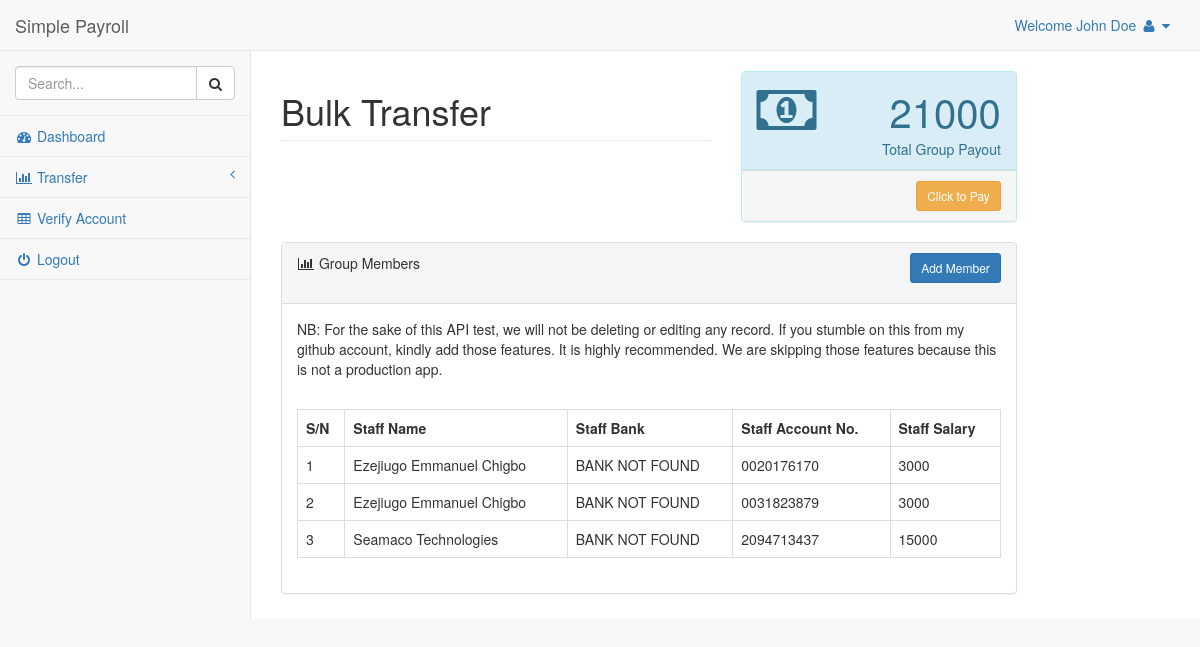
/dashboard/bulk-transfer-view.php?group=1 (signed in), run on the app's committed database.
### tables this page shows
CREATE TABLE `groupmembers` (
  `id` int(11) NOT NULL AUTO_INCREMENT,
  `groupid` int(11) DEFAULT NULL,
  `staffname` varchar(255) DEFAULT NULL,
  `staffbank` varchar(255) DEFAULT NULL,
  `staffacctno` varchar(255) DEFAULT NULL,
  `amount` int(11) DEFAULT NULL,
  PRIMARY KEY (`id`)
);

### include/config.php (called while the page is built, shortened)
<?php
$servername = "localhost";
$username = "root";
$password = "";
try {
    $con = new PDO("mysql:host=$servername;dbname=rave", $username, $password);
    $con->setAttribute(PDO::ATTR_ERRMODE, PDO::ERRMODE_EXCEPTION);
} catch(PDOException $e) {
	echo "Connection failed: " . $e->getMessage();
}
include_once 'classes/class.general.php';
include_once 'classes/class.api.php';
include_once 'classes/class.transaction.php';
$api = new api($con);
$transaction = new transaction($con);
?>

### include/classes/class.general.php (called while the page is built, shortened)
<?php
class general {
	function __construct($con)
	{
		$this->db = $con;
	}
}
?>

### include/classes/class.transaction.php (called while the page is built, shortened)
<?php
require_once('class.general.php');
class transaction extends general
{
	public function getMembers($groupid)
	{
		$sql = "SELECT * FROM groupmembers WHERE groupid = '$groupid'";
		$stmt = $this->db->query($sql);
		return $stmt;
	}
	public function getTotalPayout($groupid)
	{
		$sql = "SELECT SUM(amount) as amount FROM groupmembers WHERE groupid = '$groupid'";
		$stmt = $this->db->query($sql);
		$row = $stmt->fetch(PDO::FETCH_ASSOC);
		return $row['amount'];
	}
}
?>

### include/classes/class.api.php (called while the page is built, shortened)
<?php
require_once('class.general.php');
class api extends general
{
	public function getBankName($bankcode)
	{
		$curl = curl_init();
		$base_url = "https://ravesandboxapi.flutterwave.com/banks";
		$header = array(
		  	"Content-Type: application/json",
		);
		$query = "?country=NG";
		$response = curl_exec($curl);
		$err = curl_error($curl);
		if ($err) {
		  	echo "cURL Error #:" . $err;
		} else {
		  	$decodedResponse = json_decode($response, true);
		  	$banks = $decodedResponse['data'];
		}
		$bankname = "BANK NOT FOUND";
		return $bankname;
	}
}
?>

### dashboard/bulk-transfer-view.php (the view, shortened to what this page needs)
<?php
include('../include/config.php');
$groupid = $_GET['group'];
?>
<!DOCTYPE html>
<html lang="en">
<head>
    <link href="vendor/bootstrap/css/bootstrap.min.css" rel="stylesheet">
    <link href="vendor/metisMenu/metisMenu.min.css" rel="stylesheet">
    <link href="dist/css/sb-admin-2.css" rel="stylesheet">
    <link href="vendor/font-awesome/css/font-awesome.min.css" rel="stylesheet" type="text/css">
</head>
<body>
    <div id="wrapper">
        <nav class="navbar navbar-default navbar-static-top" role="navigation" style="margin-bottom: 0">
            <div class="navbar-header">
                <a class="navbar-brand" href="index.php">Simple Payroll</a>
            </div>
            <ul class="nav navbar-top-links navbar-right">
                <li class="dropdown">
                    <a class="dropdown-toggle" data-toggle="dropdown" href="#">
                       Welcome <?php echo $_SESSION['name']; ?> <i class="fa fa-user fa-fw"></i> <i class="fa fa-caret-down"></i>
                    </a>
                </li>
            </ul>
            <div class="navbar-default sidebar" role="navigation">
                <div class="sidebar-nav navbar-collapse">
                    <ul class="nav" id="side-menu">
                        <li class="sidebar-search">
                            <div class="input-group custom-search-form">
                                <input type="text" class="form-control" placeholder="Search...">
                                <span class="input-group-btn">
                                <button class="btn btn-default" type="button">
                                    <i class="fa fa-search"></i>
                                </button>
                            </span>
                            </div>
                        </li>
                        <li>
                            <a href="index.php"><i class="fa fa-dashboard fa-fw"></i> Dashboard</a>
                        </li>
                        <li>
                            <a href="#"><i class="fa fa-bar-chart-o fa-fw"></i> Transfer<span class="fa arrow"></span></a>
                        </li>
                        <li>
                            <a href="verify-account.php"><i class="fa fa-table fa-fw"></i> Verify Account</a>
                        </li>
                        <li>
                            <a href="logout.php"><i class="fa fa-power-off fa-fw"></i> Logout</a>
                        </li>
                    </ul>
                </div>
            </div>
        </nav>
        <div id="page-wrapper">
            <div class="row">
                <div class="col-lg-6">
                    <h1 class="page-header">Bulk Transfer</h1>
                </div>
                <div class="col-lg-4 col-md-6">
                    <br>
                    <div class="panel panel-info">
                        <div class="panel-heading">
                            <div class="row">
                                <div class="col-xs-3">
                                    <i class="fa fa-money fa-4x"></i>
                                </div>
                                <div class="col-xs-9 text-right">
                                    <div class="huge"><?php echo $transaction->getTotalPayout($groupid); ?></div>
                                    <div>Total Group Payout</div>
                                </div>
                            </div>
                        </div>
                        <div class="panel-footer">
                            <form action="bulk-transfer-view.php?group=<?php echo $groupid; ?>" method="POST">
                                <input type="submit" name="pay" value="Click to Pay" class="btn btn-sm btn-warning pull-right">
                            </form>
                            <div class="clearfix"></div>
                        </div>
                    </div>
                </div>
            </div>
            <div class="row">
                <div class="col-lg-10">
                    <div class="panel panel-default">
                        <div class="panel-heading">
                            <i class="fa fa-bar-chart-o fa-fw"></i> Group Members
                            <button class="btn btn-sm btn-primary pull-right" data-toggle="modal" data-target="#myModal">Add Member</button>
                            <br><br>
                        </div>
                        <div class="panel-body">
                            <p>NB: For the sake of this API test, we will not be deleting or editing any record. If you stumble on this from my github account, kindly add those features. It is highly recommended. We are skipping those features because this is not a production app.</p>
                            <br>
                            <?php
                            $membersCount = $transaction->getMembers($groupid)->rowCount();
                            if ($membersCount > 0) {
                                $members = $transaction->getMembers($groupid)->fetchall();
                                $sn = 0;
                                echo "<table class='table table-bordered'>";
                                echo "<tr>
                                        <th>S/N</th>
                                        <th>Staff Name</th>
                                        <th>Staff Bank</th>
                                        <th>Staff Account No.</th>
                                        <th>Staff Salary</th>
                                    </tr>";
                                foreach ($members as $member) {
                                    echo "<tr>
                                        <td>".++$sn."</td>
                                        <td>".$member['staffname']."</td>
                                        <td>".$api->getBankName($member['staffbank'])."</td>
                                        <td>".$member['staffacctno']."</td>
                                        <td>".$member['amount']."</td>
                                    </tr>";
                                }
                                echo "</table>";
                            } else {
                                echo "<p style='color: red'>No member in the group.</p>";
                            }
                            ?>
                        </div>
                    </div>
                </div>
            </div>
        </div>
    </div>
</body>
</html>

### data on the page
groupmembers: staffname "Ezejiugo Emmanuel Chigbo", staffbank "BANK NOT FOUND", staffacctno "0020176170", amount "3000"
groupmembers: staffname "Ezejiugo Emmanuel Chigbo", staffbank "BANK NOT FOUND", staffacctno "0031823879", amount "3000"
groupmembers: staffname "Seamaco Technologies", staffbank "BANK NOT FOUND", staffacctno "2094713437", amount "15000"

### other printed values
$_SESSION['name'] "John Doe"
$transaction->getTotalPayout($groupid) "21000"
